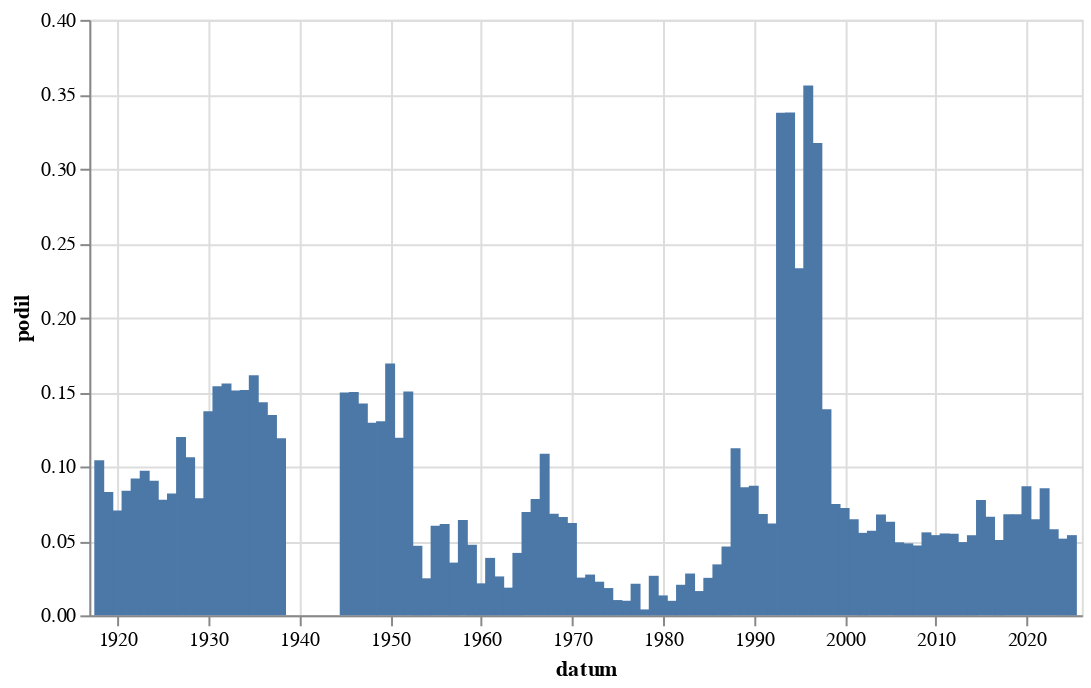

Source (notebook cell):
### Code cell
graf(vyvoj(r'[Pp]odnik[aá]'))

### Figure 1 — Vega-Lite specification as saved in the notebook (floating-point values rounded to 4 significant figures)
{"config": {"view": {"continuousWidth": 300, "continuousHeight": 300}}, "data": {"name": "data-5b76d20109964ef1c1635de3dc65c723"}, "mark": {"type": "bar"}, "encoding": {"x": {"field": "datum", "type": "temporal"}, "y": {"field": "podil", "type": "quantitative"}}, "height": 300, "width": 500, "$schema": "https://vega.github.io/schema/vega-lite/v5.8.0.json", "datasets": {"data-5b76d20109964ef1c1635de3dc65c723": [{"datum": "1918-01-01T00:00:00", "text": 27, "text_right": 259, "podil": 0.1042}, {"datum": "1919-01-01T00:00:00", "text": 190, "text_right": 2294, "podil": 0.08282}, {"datum": "1920-01-01T00:00:00", "text": 214, "text_right": 3038, "podil": 0.07044}, {"datum": "1921-01-01T00:00:00", "text": 343, "text_right": 4098, "podil": 0.0837}, {"datum": "1922-01-01T00:00:00", "text": 357, "text_right": 3886, "podil": 0.09187}, {"datum": "1923-01-01T00:00:00", "text": 245, "text_right": 2523, "podil": 0.09711}, {"datum": "1924-01-01T00:00:00", "text": 267, "text_right": 2955, "podil": 0.09036}, {"datum": "1925-01-01T00:00:00", "text": 181, "text_right": 2332, "podil": 0.07762}, {"datum": "1926-01-01T00:00:00", "text": 281, "text_right": 3430, "podil": 0.08192}, {"datum": "1927-01-01T00:00:00", "text": 356, "text_right": 2973, "podil": 0.1197}, {"datum": "1928-01-01T00:00:00", "text": 324, "text_right": 3050, "podil": 0.1062}, {"datum": "1929-01-01T00:00:00", "text": 135, "text_right": 1716, "podil": 0.07867}, {"datum": "1930-01-01T00:00:00", "text": 473, "text_right": 3451, "podil": 0.1371}, {"datum": "1931-01-01T00:00:00", "text": 465, "text_right": 3022, "podil": 0.1539}, {"datum": "1932-01-01T00:00:00", "text": 320, "text_right": 2054, "podil": 0.1558}, {"datum": "1933-01-01T00:00:00", "text": 325, "text_right": 2152, "podil": 0.151}, {"datum": "1934-01-01T00:00:00", "text": 275, "text_right": 1816, "podil": 0.1514}, {"datum": "1935-01-01T00:00:00", "text": 228, "text_right": 1414, "podil": 0.1612}, {"datum": "1936-01-01T00:00:00", "text": 296, "text_right": 2067, "podil": 0.1432}, {"datum": "1937-01-01T00:00:00", "text": 251, "text_right": 1864, "podil": 0.1347}, {"datum": "1938-01-01T00:00:00", "text": 117, "text_right": 983, "podil": 0.119}, {"datum": "1945-01-01T00:00:00", "text": 31, "text_right": 207, "podil": 0.1498}, {"datum": "1946-01-01T00:00:00", "text": 250, "text_right": 1666, "podil": 0.1501}, {"datum": "1947-01-01T00:00:00", "text": 235, "text_right": 1651, "podil": 0.1423}, {"datum": "1948-01-01T00:00:00", "text": 175, "text_right": 1353, "podil": 0.1293}, {"datum": "1949-01-01T00:00:00", "text": 73, "text_right": 560, "podil": 0.1304}, {"datum": "1950-01-01T00:00:00", "text": 55, "text_right": 325, "podil": 0.1692}, {"datum": "1951-01-01T00:00:00", "text": 31, "text_right": 260, "podil": 0.1192}, {"datum": "1952-01-01T00:00:00", "text": 40, "text_right": 266, "podil": 0.1504}, {"datum": "1953-01-01T00:00:00", "text": 10, "text_right": 214, "podil": 0.04673}, {"datum": "1954-01-01T00:00:00", "text": 5, "text_right": 201, "podil": 0.02488}, {"datum": "1955-01-01T00:00:00", "text": 8, "text_right": 133, "podil": 0.06015}, {"datum": "1956-01-01T00:00:00", "text": 14, "text_right": 228, "podil": 0.0614}, {"datum": "1957-01-01T00:00:00", "text": 9, "text_right": 254, "podil": 0.03543}, {"datum": "1958-01-01T00:00:00", "text": 15, "text_right": 234, "podil": 0.0641}, {"datum": "1959-01-01T00:00:00", "text": 11, "text_right": 232, "podil": 0.04741}, {"datum": "1960-01-01T00:00:00", "text": 6, "text_right": 279, "podil": 0.02151}, {"datum": "1961-01-01T00:00:00", "text": 11, "text_right": 285, "podil": 0.0386}, {"datum": "1962-01-01T00:00:00", "text": 4, "text_right": 153, "podil": 0.02614}, {"datum": "1963-01-01T00:00:00", "text": 4, "text_right": 215, "podil": 0.0186}, {"datum": "1964-01-01T00:00:00", "text": 19, "text_right": 453, "podil": 0.04194}, {"datum": "1965-01-01T00:00:00", "text": 20, "text_right": 288, "podil": 0.06944}, {"datum": "1966-01-01T00:00:00", "text": 26, "text_right": 333, "podil": 0.07808}, {"datum": "1967-01-01T00:00:00", "text": 34, "text_right": 313, "podil": 0.1086}, {"datum": "1968-01-01T00:00:00", "text": 74, "text_right": 1084, "podil": 0.06827}, {"datum": "1969-01-01T00:00:00", "text": 55, "text_right": 832, "podil": 0.06611}, {"datum": "1970-01-01T00:00:00", "text": 37, "text_right": 596, "podil": 0.06208}, {"datum": "1971-01-01T00:00:00", "text": 14, "text_right": 552, "podil": 0.02536}, {"datum": "1972-01-01T00:00:00", "text": 10, "text_right": 365, "podil": 0.0274}, {"datum": "1973-01-01T00:00:00", "text": 12, "text_right": 531, "podil": 0.0226}, {"datum": "1974-01-01T00:00:00", "text": 9, "text_right": 491, "podil": 0.01833}, {"datum": "1975-01-01T00:00:00", "text": 6, "text_right": 584, "podil": 0.01027}, {"datum": "1976-01-01T00:00:00", "text": 4, "text_right": 408, "podil": 0.009804}, {"datum": "1977-01-01T00:00:00", "text": 10, "text_right": 471, "podil": 0.02123}, {"datum": "1978-01-01T00:00:00", "text": 2, "text_right": 502, "podil": 0.003984}, {"datum": "1979-01-01T00:00:00", "text": 11, "text_right": 414, "podil": 0.02657}, {"datum": "1980-01-01T00:00:00", "text": 6, "text_right": 448, "podil": 0.01339}, {"datum": "1981-01-01T00:00:00", "text": 3, "text_right": 307, "podil": 0.009772}, {"datum": "1982-01-01T00:00:00", "text": 10, "text_right": 487, "podil": 0.02053}, {"datum": "1983-01-01T00:00:00", "text": 15, "text_right": 534, "podil": 0.02809}, {"datum": "1984-01-01T00:00:00", "text": 7, "text_right": 429, "podil": 0.01632}, {"datum": "1985-01-01T00:00:00", "text": 10, "text_right": 397, "podil": 0.02519}, {"datum": "1986-01-01T00:00:00", "text": 10, "text_right": 292, "podil": 0.03425}, {"datum": "1987-01-01T00:00:00", "text": 19, "text_right": 411, "podil": 0.04623}, {"datum": "1988-01-01T00:00:00", "text": 63, "text_right": 561, "podil": 0.1123}, {"datum": "1989-01-01T00:00:00", "text": 88, "text_right": 1022, "podil": 0.08611}, {"datum": "1990-01-01T00:00:00", "text": 459, "text_right": 5274, "podil": 0.08703}, {"datum": "1991-01-01T00:00:00", "text": 531, "text_right": 7806, "podil": 0.06802}, {"datum": "1992-01-01T00:00:00", "text": 347, "text_right": 5627, "podil": 0.06167}, {"datum": "1993-01-01T00:00:00", "text": 134, "text_right": 397, "podil": 0.3375}, {"datum": "1994-01-01T00:00:00", "text": 126, "text_right": 373, "podil": 0.3378}, {"datum": "1995-01-01T00:00:00", "text": 131, "text_right": 562, "podil": 0.2331}, {"datum": "1996-01-01T00:00:00", "text": 174, "text_right": 489, "podil": 0.3558}, {"datum": "1997-01-01T00:00:00", "text": 217, "text_right": 684, "podil": 0.3173}, {"datum": "1998-01-01T00:00:00", "text": 247, "text_right": 1785, "podil": 0.1384}, {"datum": "1999-01-01T00:00:00", "text": 583, "text_right": 7791, "podil": 0.07483}, {"datum": "2000-01-01T00:00:00", "text": 592, "text_right": 8218, "podil": 0.07204}, {"datum": "2001-01-01T00:00:00", "text": 501, "text_right": 7754, "podil": 0.06461}, {"datum": "2002-01-01T00:00:00", "text": 350, "text_right": 6316, "podil": 0.05541}, {"datum": "2003-01-01T00:00:00", "text": 488, "text_right": 8590, "podil": 0.05681}, {"datum": "2004-01-01T00:00:00", "text": 533, "text_right": 7865, "podil": 0.06777}, {"datum": "2005-01-01T00:00:00", "text": 686, "text_right": 10922, "podil": 0.06281}, {"datum": "2006-01-01T00:00:00", "text": 376, "text_right": 7664, "podil": 0.04906}, {"datum": "2007-01-01T00:00:00", "text": 360, "text_right": 7448, "podil": 0.04834}, {"datum": "2008-01-01T00:00:00", "text": 374, "text_right": 7968, "podil": 0.04694}, {"datum": "2009-01-01T00:00:00", "text": 493, "text_right": 8843, "podil": 0.05575}, {"datum": "2010-01-01T00:00:00", "text": 302, "text_right": 5605, "podil": 0.05388}, {"datum": "2011-01-01T00:00:00", "text": 432, "text_right": 7852, "podil": 0.05502}, {"datum": "2012-01-01T00:00:00", "text": 365, "text_right": 6659, "podil": 0.05481}, {"datum": "2013-01-01T00:00:00", "text": 210, "text_right": 4268, "podil": 0.0492}, {"datum": "2014-01-01T00:00:00", "text": 513, "text_right": 9532, "podil": 0.05382}, {"datum": "2015-01-01T00:00:00", "text": 764, "text_right": 9853, "podil": 0.07754}, {"datum": "2016-01-01T00:00:00", "text": 671, "text_right": 10133, "podil": 0.06622}, {"datum": "2017-01-01T00:00:00", "text": 419, "text_right": 8277, "podil": 0.05062}, {"datum": "2018-01-01T00:00:00", "text": 669, "text_right": 9846, "podil": 0.06795}, {"datum": "2019-01-01T00:00:00", "text": 738, "text_right": 10877, "podil": 0.06785}, {"datum": "2020-01-01T00:00:00", "text": 932, "text_right": 10757, "podil": 0.08664}, {"datum": "2021-01-01T00:00:00", "text": 581, "text_right": 9003, "podil": 0.06453}, {"datum": "2022-01-01T00:00:00", "text": 900, "text_right": 10550, "podil": 0.08531}, {"datum": "2023-01-01T00:00:00", "text": 670, "text_right": 11599, "podil": 0.05776}, {"datum": "2024-01-01T00:00:00", "text": 604, "text_right": 11725, "podil": 0.05151}, {"datum": "2025-01-01T00:00:00", "text": 251, "text_right": 4659, "podil": 0.05387}]}}
